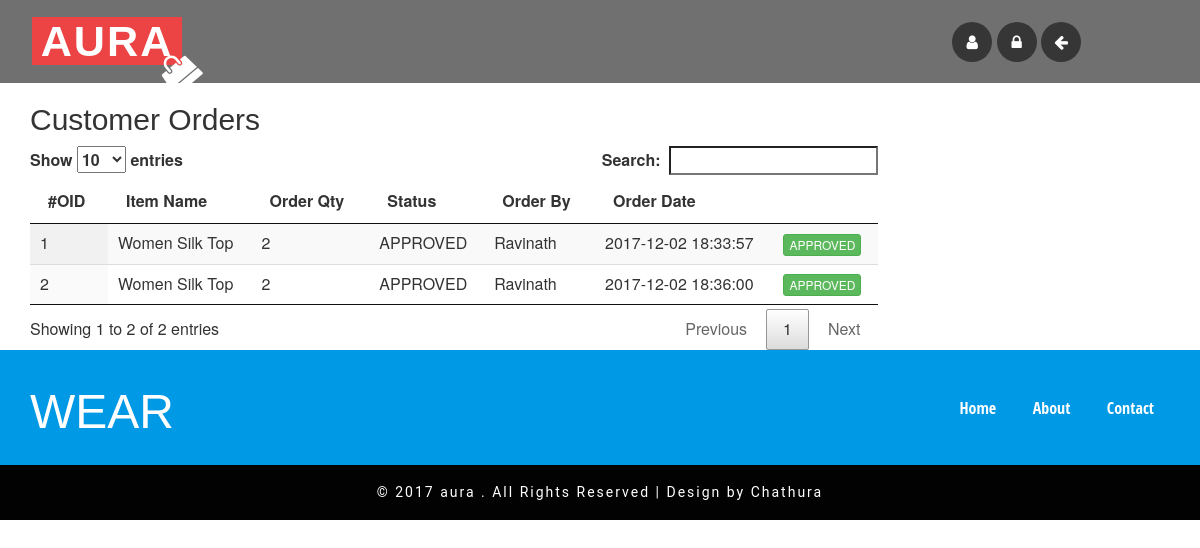
The page /admin_order_list.php on the database as committed earlier.
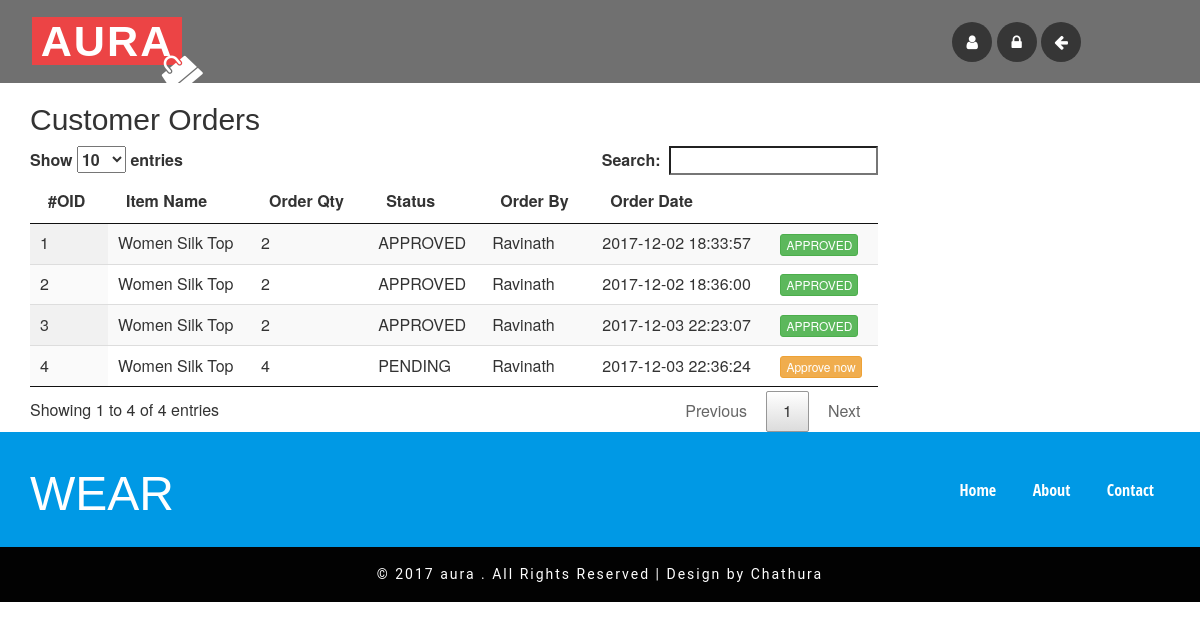
The same page on the database as committed later.
### tables this page shows
CREATE TABLE `aura_order` (
  `id` int(5) NOT NULL AUTO_INCREMENT,
  `itemid` int(5) DEFAULT NULL,
  `userid` int(5) DEFAULT NULL,
  `order_qty` int(5) DEFAULT NULL,
  `status` varchar(10) DEFAULT NULL,
  `ordertime` timestamp NOT NULL DEFAULT CURRENT_TIMESTAMP,
  PRIMARY KEY (`id`)
);

CREATE TABLE `aura_item` (
  `id` int(5) NOT NULL AUTO_INCREMENT,
  `item_name` varchar(50) DEFAULT NULL,
  `category` varchar(50) DEFAULT NULL,
  `price` decimal(10,2) DEFAULT '0.00',
  `available_qty` int(5) DEFAULT '0',
  `status` varchar(10) DEFAULT 'ACTIVE',
  `img_path` varchar(100) DEFAULT NULL,
  PRIMARY KEY (`id`)
);

CREATE TABLE `aura_user` (
  `id` int(4) NOT NULL AUTO_INCREMENT,
  `fname` varchar(50) DEFAULT NULL,
  `lname` varchar(50) DEFAULT NULL,
  `gender` varchar(10) DEFAULT NULL,
  `email` varchar(200) DEFAULT NULL,
  `pword` text,
  `mobile` int(20) DEFAULT NULL,
  `regdatetime` timestamp NOT NULL DEFAULT CURRENT_TIMESTAMP,
  `role` varchar(30) DEFAULT NULL,
  PRIMARY KEY (`id`)
);

### DB.php (called while the page is built, shortened)
<?php
function getDBConnection() {
    $servername = "localhost";
    $username = "root";
    $password = "123";
    $db = "aura_db";
    $conn = mysqli_connect($servername, $username, $password, $db);
    if (!$conn) {
        die("Connection failed: " . mysqli_connect_error());
    } else {
        return $conn;
    }
}
function getData($sql) {
    $conn = getDBConnection();
    $result = mysqli_query($conn, $sql);
    if (mysqli_num_rows($result) > 0) {
        return $result;
    } else {
        return FALSE;
    }
}
?>

### admin_order_list.php (the view, shortened to what this page needs)
<!DOCTYPE html>
<html lang="en">
    <head>
        <link href="css/bootstrap.css" rel="stylesheet" type="text/css" media="all" />
        <link rel="stylesheet" href="css/chocolat.css" type="text/css">
        <link rel="stylesheet" href="css/style.css" type="text/css" media="all" />
        <link rel="stylesheet" href="css/flexslider.css" type="text/css" media="screen" />
        <link href="css/font-awesome.css" rel="stylesheet">
    </head>
    <body>
        <div class="bannerx" id="home">
            <div class="w3-header-bottom">
                <div class="w3layouts-logo">
                    <h1>
                        <a href="index.php">AURA </a>
                        <i class="fa fa-shopping-bag" aria-hidden="true"></i>
                    </h1>
                </div>
                <div class="agileinfo-social-grids">
                    <ul>
                        <?php include './_right.php'; ?>
                    </ul>
                </div>
                <div class="clearfix"> </div>
            </div>
        </div>
        <div class="container">
            <div class="row">
                <div class="col-md-9">
                    <h2>Customer Orders</h2>
                    <?php
                    include './DB.php';
                    ?>
                    <table id="example" class="display" cellspacing="0" width="100%">
                        <thead>
                            <tr>
                                <th>#OID</th>
                                <th>Item Name</th>
                                <th>Order Qty</th>
                                <th>Status</th>
                                <th>Order By</th>
                                <th>Order Date</th>
                                <th></th>
                            </tr>
                        </thead>
                        <tbody>
                            <?php
                            $sql = " select aura_order.id,aura_order.order_qty,aura_order.ordertime,aura_order.status,aura_item.item_name,aura_user.fname from aura_order
inner join aura_item
on aura_order.itemid = aura_item.id
inner join aura_user
on aura_user.id = aura_order.userid ";
                            $resultx = getData($sql);
                            if ($resultx != FALSE) {
                                while ($row = mysqli_fetch_assoc($resultx)) {
                                    ?>
                                    <tr>
                                        <td><?= $row['id']; ?></td>
                                        <td><?= $row['item_name']; ?></td>
                                        <td><?= $row['order_qty']; ?></td>
                                        <td><?= $row['status']; ?></td>
                                        <td><?= $row['fname']; ?></td>
                                        <td><?= $row['ordertime']; ?></td>
                                        <td><?php if ($row['status'] == 'PENDING') {
                                        ?> <a class="btn btn-warning btn-xs" href="admin_order_list.php?status=APPROVE&oid=<?= $row['id']; ?>">Approve now</a> <?php
                                            } else {
                                                ?> <button type="button" class="btn btn-success btn-xs"><?= $row['status']; ?></button> <?php }
                                            ?>
                                        </td>
                                    </tr>
                                    <?php
                                }
                            }
                            ?>
                        </tbody>
                    </table>
                </div>
                <div class="col-md-3"></div>
            </div>
        </div>
        <?php include './_footer.php'; ?>
        <link href="css/jquery.dataTables.min.css" rel="stylesheet" type="text/css"/>
    </body>
</html>

Rows that differ between the two databases and show on the page:
added aura_order: id "3", aura_item.item_name "Women Silk Top", order_qty "2", status "APPROVED", aura_user.fname "Ravinath", ordertime "2017-12-03 22:23:07"
added aura_order: id "4", aura_item.item_name "Women Silk Top", order_qty "4", status "PENDING", aura_user.fname "Ravinath", ordertime "2017-12-03 22:36:24"
Other text that changed with them:
text written by a page script: "Show entries Search: Showing 1 to 2 of 2 entries Previous 1 Next" → "Show entries Search: Showing 1 to 4 of 4 entries Previous 1 Next"
